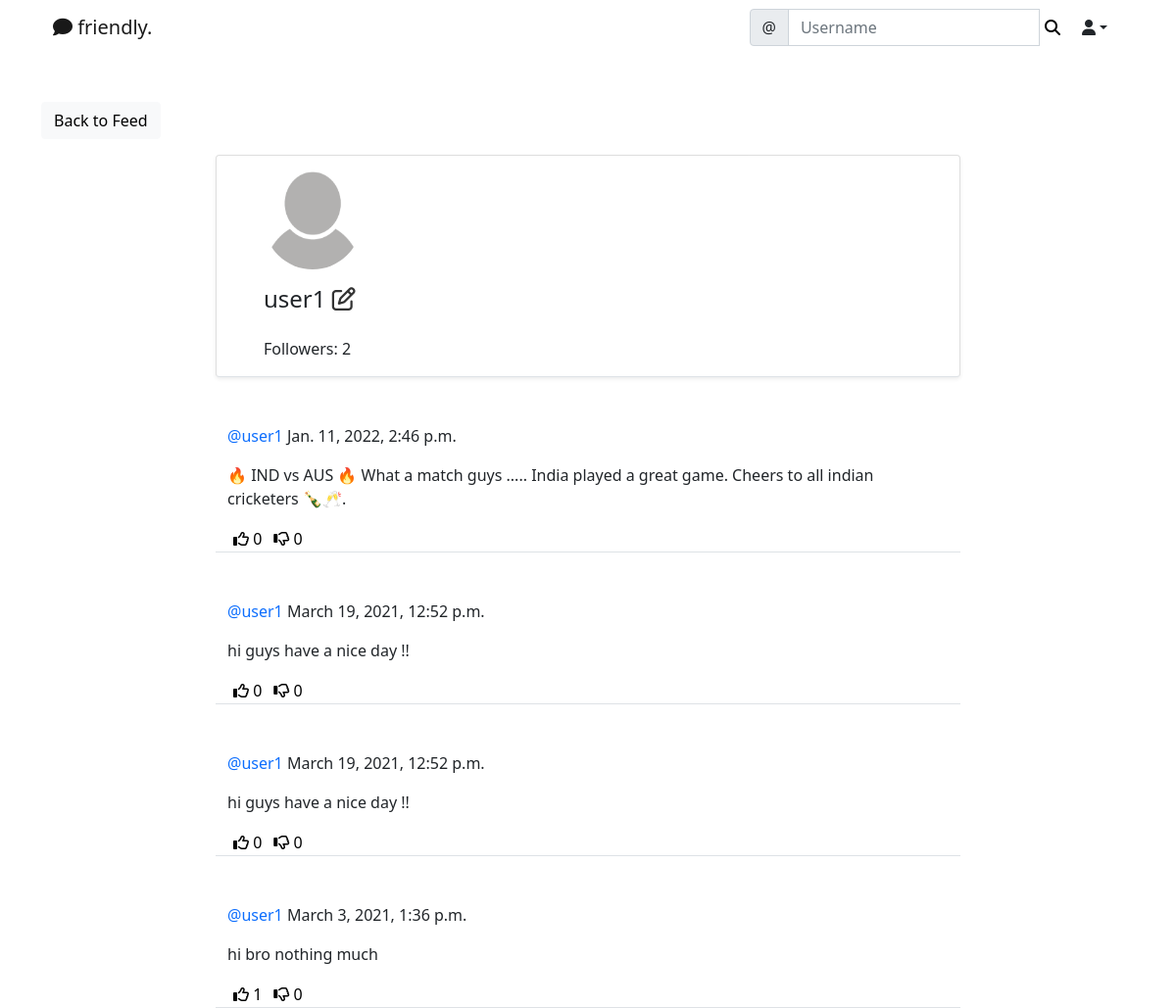
Page /social/profile/2 (signed in) on the committed database.
### social/models.py (models this page shows)
class UserProfile(models.Model):
    user = models.OneToOneField(User, primary_key=True, verbose_name='user', related_name='profile', on_delete=models.CASCADE)
    name = models.CharField(max_length=30, blank=True, null=True)
    bio = models.TextField(max_length=500, blank=True, null=True)
    birth_date = models.DateField(null=True, blank=True)
    location = models.CharField(max_length=100, blank=True, null=True)
    picture = models.ImageField(upload_to = 'uploads/profile_picture', default='uploads/profile_pictures/default.png', blank=True)
    followers = models.ManyToManyField(User, blank=True, related_name='followers')

class Post(models.Model):
    body = models.TextField()
    created_on = models.DateTimeField(default=timezone.now)
    author = models.ForeignKey(User, on_delete=models.CASCADE)
    likes = models.ManyToManyField(User, blank=True, related_name='likes')
    dislikes = models.ManyToManyField(User, blank=True, related_name='dislikes')

### social/views.py (the view)
# urls.py: path('profile/<int:pk>', ProfileView.as_view(), name='profile'),
class ProfileView(View):
    def get(self, request, pk, *args, **kwargs):
        profile = UserProfile.objects.get(pk = pk)
        user = profile.user
        posts = Post.objects.filter(author = user).order_by('-created_on')
        followers = profile.followers.all()
        if len(followers) == 0:
            is_following = False
        for follower in followers:
            if follower == request.user:
                is_following = True
                break
            else:
                is_following = False
        number_of_followers = len(followers)
        context = {
            'user': user,
            'profile': profile,
            'posts': posts,
            'number_of_followers': number_of_followers,
            'is_following': is_following
        }
        return render(request, 'social/profile.html', context)

### social/templates/social/profile.html (shortened to what this page needs)
{%extends 'landing/base.html'%}
{% block content %}
<div class='container'>
    <div class='row mt-5'>
        <div class='col-md-3 col-sm-6'>
            <a href="{% url 'post-list' %}" class="btn btn-light">Back to Feed</a>
        </div>
    </div>
    <div class='row justify-content-center mt-3 mb-5'>
        <div class='card shadow-sm col-md-8 col-sm-12 border-bottom px-5 pt-3'>
            <img src="{{ profile.picture.url }}" class="rounded-circle" width="100" height="100" />
            {%if profile.name %}
                <h4 class="py-3">{{ profile.name }}
                <span>
                    {% if request.user == user %}
                        <a href="{% url 'profile-edit' profile.pk %}" style="color: #333"><i class="far fa-edit"></i></a>
                    {%endif%}
                </span>
                </h4>
            {% else %}
                <h4 class="py-3">{{user.username}}
                    <span>
                    {% if request.user == user %}
                        <a href="{% url 'profile-edit' profile.pk %}" style="color: #333"><i class="far fa-edit"></i></a>
                    {%endif%}
                    </span>
                </h4>
            {% endif %}
            <div>
                <p>Followers: {{ number_of_followers }}</p>
            </div>
        </div>
    </div>
    {% for post in posts %}
    <div class='row justify-content-center mt-5'>
        <div class='col-md-8 col-sm-12 border-bottom position-relative'>
            <p><a style="text-decoration: none;" class="text-primary" href="{% url 'profile' post.author.profile.pk %}">@{{ post.author }}</a> {{ post.created_on }}</p>
            <div class="position-relative">
                <p>{{ post.body }}</p>
            </div>
            <div class="d-flex flex-row">
                <form method="POST" action="{% url 'like' post.pk %}">
                    <button style="background-color: transparent; border: none; box-shadow: none;" type="submit"><i class="far fa-thumbs-up"></i> <span>{{ post.likes.all.count }}</span></button>
                </form>
                <form method="POST" action="{% url 'dislike' post.pk %}">
                    <button style="background-color: transparent; border: none; box-shadow: none;" type="submit"><i class="far fa-thumbs-down"></i> <span>{{ post.dislikes.all.count }}</span></button>
                </form>
            </div>
        </div>
    </div>
    {% endfor %}
</div>
{% endblock content %}

### rows in the picture
UserProfile: picture (placeholder picture)
Post: author "user1", created_on "Jan. 11, 2022, 2:46 p.m.", body "🔥 IND vs AUS 🔥 What a match guys ..... India played a great game. Cheers to all indian cricketers 🍾🥂.", likes.all.count "0", dislikes.all.count "0"
Post: author "user1", created_on "March 19, 2021, 12:52 p.m.", body "hi guys have a nice day !!", likes.all.count "0", dislikes.all.count "0"
Post: author "user1", created_on "March 19, 2021, 12:52 p.m.", body "hi guys have a nice day !!", likes.all.count "0", dislikes.all.count "0"
Post: author "user1", created_on "March 3, 2021, 1:36 p.m.", body "hi bro nothing much", likes.all.count "1", dislikes.all.count "0"

### other values in the picture
{{ user.username }} "user1"
{{ number_of_followers }} "2"
